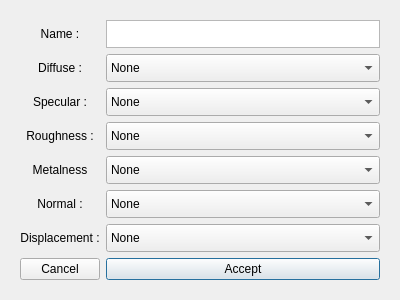
<?xml version="1.0" encoding="UTF-8"?>
<ui version="4.0">
 <class>Dialog</class>
 <widget class="QDialog" name="Dialog">
  <property name="geometry">
   <rect>
    <x>0</x>
    <y>0</y>
    <width>400</width>
    <height>300</height>
   </rect>
  </property>
  <property name="windowTitle">
   <string>Dialog</string>
  </property>
  <layout class="QHBoxLayout" name="horizontalLayout">
   <item>
    <widget class="QFrame" name="mainFrame">
     <layout class="QGridLayout" name="gridLayout">
      <item row="0" column="0">
       <widget class="QLabel" name="label_6">
        <property name="text">
         <string>Name :</string>
        </property>
        <property name="alignment">
         <set>Qt::AlignCenter</set>
        </property>
       </widget>
      </item>
      <item row="6" column="0">
       <widget class="QLabel" name="label_5">
        <property name="text">
         <string>Displacement :</string>
        </property>
        <property name="alignment">
         <set>Qt::AlignCenter</set>
        </property>
       </widget>
      </item>
      <item row="3" column="2">
       <widget class="QComboBox" name="roughness_cb">
        <property name="maximumSize">
         <size>
          <width>16777215</width>
          <height>28</height>
         </size>
        </property>
        <item>
         <property name="text">
          <string>None</string>
         </property>
        </item>
       </widget>
      </item>
      <item row="2" column="2">
       <widget class="QComboBox" name="specular_cb">
        <property name="maximumSize">
         <size>
          <width>16777215</width>
          <height>28</height>
         </size>
        </property>
        <item>
         <property name="text">
          <string>None</string>
         </property>
        </item>
       </widget>
      </item>
      <item row="7" column="2">
       <widget class="QPushButton" name="accept_btn">
        <property name="text">
         <string>Accept</string>
        </property>
       </widget>
      </item>
      <item row="0" column="2">
       <widget class="QTextEdit" name="name_te">
        <property name="maximumSize">
         <size>
          <width>16777215</width>
          <height>28</height>
         </size>
        </property>
        <property name="verticalScrollBarPolicy">
         <enum>Qt::ScrollBarAlwaysOff</enum>
        </property>
        <property name="horizontalScrollBarPolicy">
         <enum>Qt::ScrollBarAlwaysOff</enum>
        </property>
       </widget>
      </item>
      <item row="5" column="0">
       <widget class="QLabel" name="label_4">
        <property name="text">
         <string>Normal :</string>
        </property>
        <property name="alignment">
         <set>Qt::AlignCenter</set>
        </property>
       </widget>
      </item>
      <item row="2" column="0">
       <widget class="QLabel" name="label_2">
        <property name="text">
         <string>Specular :</string>
        </property>
        <property name="alignment">
         <set>Qt::AlignCenter</set>
        </property>
       </widget>
      </item>
      <item row="1" column="2">
       <widget class="QComboBox" name="diffuse_cb">
        <property name="maximumSize">
         <size>
          <width>16777215</width>
          <height>28</height>
         </size>
        </property>
        <item>
         <property name="text">
          <string>None</string>
         </property>
        </item>
       </widget>
      </item>
      <item row="3" column="0">
       <widget class="QLabel" name="label_3">
        <property name="text">
         <string>Roughness :</string>
        </property>
        <property name="alignment">
         <set>Qt::AlignCenter</set>
        </property>
       </widget>
      </item>
      <item row="5" column="2">
       <widget class="QComboBox" name="normal_cb">
        <property name="maximumSize">
         <size>
          <width>16777215</width>
          <height>28</height>
         </size>
        </property>
        <item>
         <property name="text">
          <string>None</string>
         </property>
        </item>
       </widget>
      </item>
      <item row="7" column="0">
       <widget class="QPushButton" name="cancel_btn">
        <property name="text">
         <string>Cancel</string>
        </property>
       </widget>
      </item>
      <item row="1" column="0">
       <widget class="QLabel" name="label">
        <property name="text">
         <string>Diffuse :</string>
        </property>
        <property name="alignment">
         <set>Qt::AlignCenter</set>
        </property>
       </widget>
      </item>
      <item row="6" column="2">
       <widget class="QComboBox" name="displacement_cb">
        <property name="maximumSize">
         <size>
          <width>16777215</width>
          <height>28</height>
         </size>
        </property>
        <item>
         <property name="text">
          <string>None</string>
         </property>
        </item>
       </widget>
      </item>
      <item row="4" column="0">
       <widget class="QLabel" name="label_7">
        <property name="text">
         <string>Metalness</string>
        </property>
        <property name="alignment">
         <set>Qt::AlignCenter</set>
        </property>
       </widget>
      </item>
      <item row="4" column="2">
       <widget class="QComboBox" name="metalness_cb">
        <property name="maximumSize">
         <size>
          <width>16777215</width>
          <height>28</height>
         </size>
        </property>
        <item>
         <property name="text">
          <string>None</string>
         </property>
        </item>
       </widget>
      </item>
     </layout>
    </widget>
   </item>
  </layout>
 </widget>
 <resources/>
 <connections/>
</ui>
